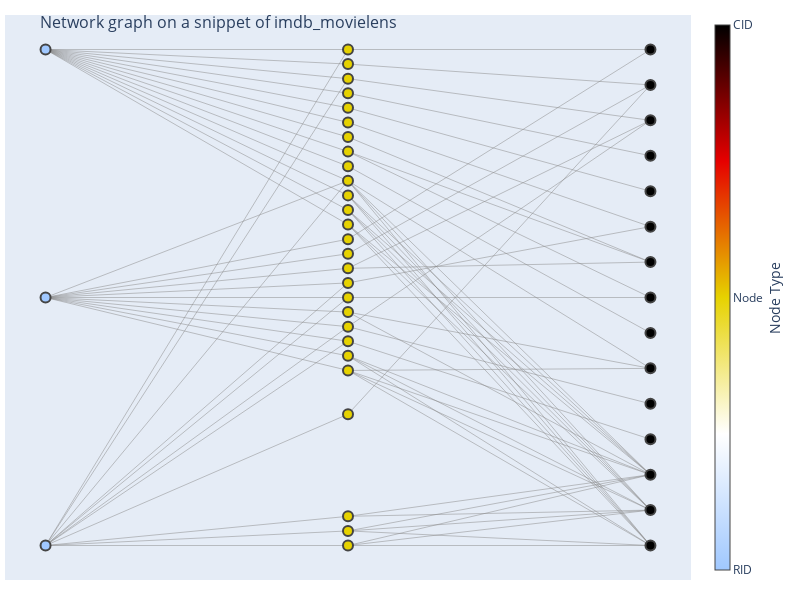

The cell this chart's notebook holds for it:
### Markdown cell above
As an example, we'll take a subset of the graph G by selecting only 3 tuples, corresponding to some of the movies Orlando Bloom starred in.

### Code cell
r1 = list(g.neighbors('idx__3178')) # from dataset 1
r2 = list(g.neighbors('idx__3286')) # from dataset 1
r3 = list(g.neighbors('idx__4821')) # from dataset 2

cids = ['cid__' + _ for _ in  list(df.columns)]

nodes = r1 + r2 + r3 + cids + ['idx__3178', 'idx__3286', 'idx__4821']

subg = g.subgraph(nodes)

left = ['idx__3178', 'idx__3286', 'idx__4821']
right = cids
middle = r1 + r2 + r3
plot_graph(subg, left, middle, right,'pipeline/demo_files/graph.html', title='<br>Network graph on a snippet of imdb_movielens')

### Figure 1 — Plotly figure (JSON) as saved in the notebook; plotly's stock layout.template omitted (floating-point values rounded to 4 significant figures; data arrays with more than 128 entries replaced by an {"elided": "..."} marker saying what was removed)
{"data": [{"hoverinfo": "none", "line": {"color": "#888", "width": 0.5}, "mode": "lines", "type": "scatter", "x": {"elided": "255 float values"}, "y": {"elided": "255 float values"}}, {"hoverinfo": "text", "marker": {"color": [1, 0, 0, 0, 0, 1, 0, 0, 1, 0, 0, 0, 0, 1, 0, 1, 0, 1, -1, 0, 0, 0, 1, -1, 0, 0, 0, 0, 0, 1, 0, 1, 0, 1, 0, 0, 1, 1, 0, 1, -1, 1, 1, 0, 0], "colorbar": {"thickness": 15, "ticktext": ["RID", "CID", "Node"], "tickvals": [-1, 1, 0], "title": {"side": "right", "text": "Node Type"}, "xanchor": "left"}, "colorscale": [[0, "rgb(0,0,0)"], [0.25, "rgb(230,0,0)"], [0.5, "rgb(230,210,0)"], [0.75, "rgb(255,255,255)"], [1, "rgb(160,200,255)"]], "line": {"width": 2}, "reversescale": true, "showscale": true, "size": 10}, "mode": "markers", "text": ["cid__content_rating", "tt__john_travolta", "tn__7", "tn__9", "tt__en", "cid__actor_3", "tt__usa", "tn__1994", "cid__original_language", "tt__miramax_films", "tt__r", "tn__1995", "tn__8", "cid__production_companies", "tt__samuel_l_jackson", "cid__genres", "tt__pulp_fiction", "cid__status", "idx__3286", "tt__phil_lamarr", "tt__uma_thurman", "tt__eric_stoltz", "cid__release_date_rounded", "idx__4821", "tt__english", "tt__steve_buscemi", "tt__thriller", "tt__quentin_tarantino", "tn__199409", "cid__vote_average", "tt__released", "cid__actor_1", "tt__robert_rodriguez", "cid__title", "tt__desperado", "tt__bruce_willis", "cid__color", "cid__director", "tt__color", "cid__production_countries", "idx__3178", "cid__actor_2", "cid__year", "tt__us", "tt__salma_hayek"], "type": "scatter", "x": [0.6308, -0.1846, -0.1846, -0.1846, -0.1846, 0.6308, -0.1846, -0.1846, 0.6308, -0.1846, -0.1846, -0.1846, -0.1846, 0.6308, -0.1846, 0.6308, -0.1846, 0.6308, -1, -0.1846, -0.1846, -0.1846, 0.6308, -1, -0.1846, -0.1846, -0.1846, -0.1846, -0.1846, 0.6308, -0.1846, 0.6308, -0.1846, 0.6308, -0.1846, -0.1846, 0.6308, 0.6308, -0.1846, 0.6308, -1, 0.6308, 0.6308, -0.1846, -0.1846], "y": [-0.2621, 0.1799, 0.1079, -0.2878, 0.3597, -0.4368, 0.03597, 0.6115, 7.686e-18, 0.3957, -0.07195, 0.1439, 0.5756, 0.08736, 0.2158, -0.08736, 0.5396, 0.3495, 7.686e-18, -0.5396, 0.2518, -0.5756, 0.2621, 0.6115, 7.686e-18, -0.1799, 0.3238, 0.2878, 0.4676, 0.5242, 0.5036, -0.6115, -0.03597, 0.4368, 0.07195, -0.6115, -0.3495, -0.1747, -0.1079, 0.1747, -0.6115, -0.5242, 0.6115, 0.4317, -0.1439]}], "layout": {"height": 600, "hovermode": "closest", "margin": {"b": 20, "l": 5, "r": 5, "t": 15}, "showlegend": false, "title": {"font": {"size": 16}, "text": "<br>Network graph on a snippet of imdb_movielens"}, "width": 800, "xaxis": {"showgrid": false, "showticklabels": false, "zeroline": false}, "yaxis": {"showgrid": false, "showticklabels": false, "zeroline": false}}}
